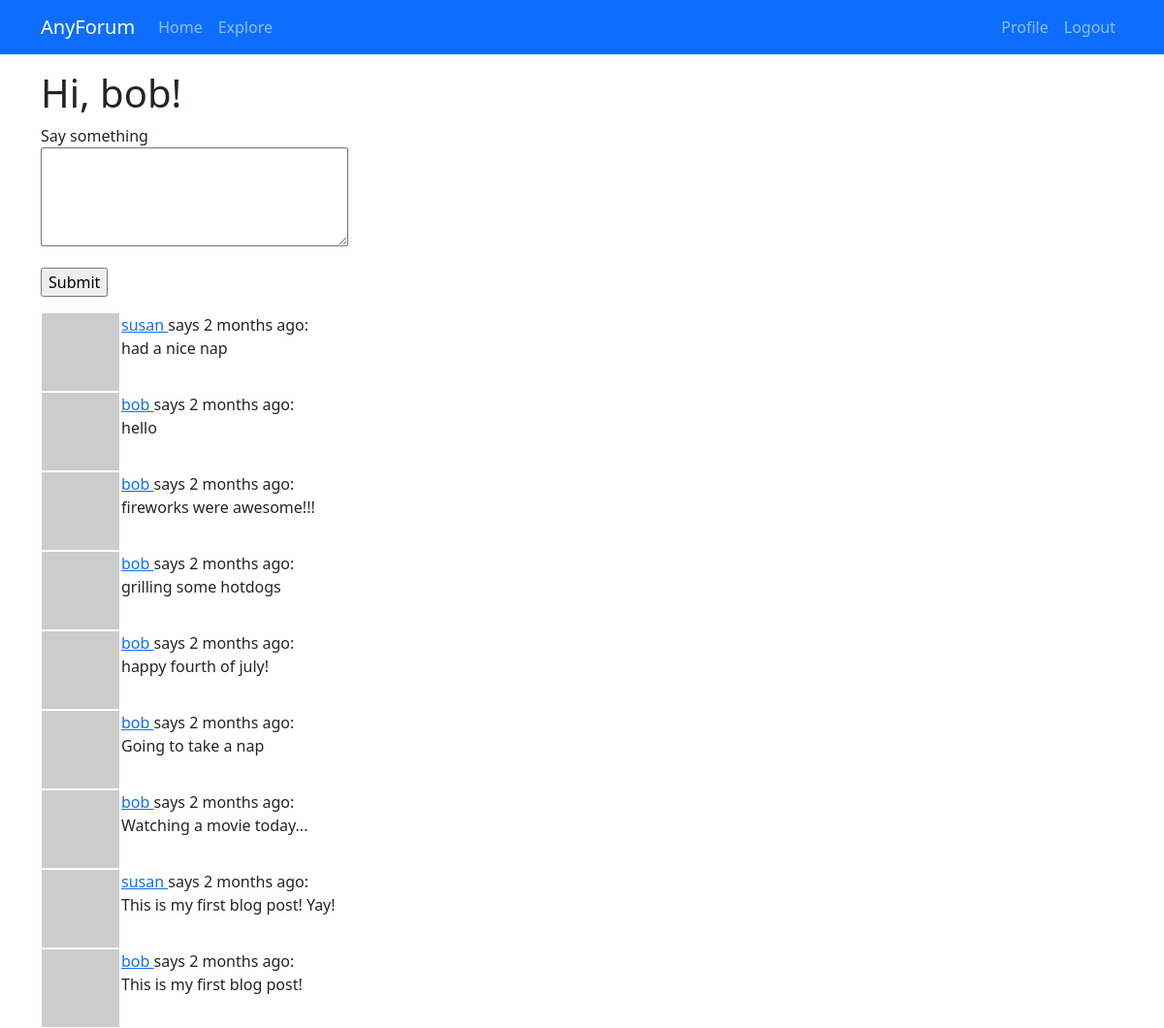
The app's page /index (signed in) with its own data.
### app/models.py (models this page shows, shortened)
class User(UserMixin, db.Model):
    id: so.Mapped[int] = so.mapped_column(primary_key=True)
    username: so.Mapped[str] = so.mapped_column(sa.String(64), index=True, unique=True)
    email: so.Mapped[str] = so.mapped_column(sa.String(120), index=True, unique=True)
    password_hash: so.Mapped[Optional[str]] = so.mapped_column(sa.String(256))
    posts: so.WriteOnlyMapped['Post'] = so.relationship(back_populates='author')
    about_me: so.Mapped[Optional[str]] = so.mapped_column(sa.String(140))
    last_seen: so.Mapped[Optional[datetime]] = so.mapped_column(default=lambda: datetime.now(timezone.utc))
    def avatar(self, size):
        digest = md5(self.email.lower().encode('utf-8')).hexdigest()
        return f'https://www.gravatar.com/avatar/{digest}?d=identicon&s={size}'
    following: so.WriteOnlyMapped['User'] = so.relationship(secondary=followers,
                                                            primaryjoin=(followers.c.follower_id == id),
                                                            secondaryjoin=(followers.c.followed_id == id),
                                                            back_populates='followers')
    followers: so.WriteOnlyMapped['User'] = so.relationship(secondary=followers,
                                                            primaryjoin=(followers.c.followed_id == id),
                                                            secondaryjoin=(followers.c.follower_id == id),
                                                            back_populates='following')
    def following_posts(self):
        Author = so.aliased(User)
        Follower = so.aliased(User)
        return (
            sa.select(Post)
            .join(Post.author.of_type(Author))
            .join(Author.followers.of_type(Follower), isouter=True)
            .where(sa.or_(
                Follower.id == self.id,
                Author.id == self.id
                ))
                .group_by(Post)
            .order_by(Post.timestamp.desc())
        )

class Post(db.Model):
    id: so.Mapped[int] = so.mapped_column(primary_key=True)
    body: so.Mapped[str] = so.mapped_column(sa.String(140))
    timestamp: so.Mapped[datetime] = so.mapped_column(index=True, default=lambda: datetime.now(timezone.utc))
    user_id: so.Mapped[int] = so.mapped_column(sa.ForeignKey(User.id), index=True)
    author: so.Mapped[User] = so.relationship(back_populates='posts')

### app/routes.py (the view)
@app.route('/', methods=['GET', 'POST'])
@app.route('/index', methods=['GET', 'POST'])
@login_required
def index():
    form = PostForm()
    if form.validate_on_submit():
        post = Post(body=form.post.data, author=current_user)
        db.session.add(post)
        db.session.commit()
        flash('Your post is now live!')
        return redirect(url_for('index'))
    page = request.args.get('page', 1, type=int)
    posts = db.paginate(current_user.following_posts(), page=page, per_page=app.config['POSTS_PER_PAGE'], error_out=False)
    next_url = url_for('index', page=posts.next_num) \
        if posts.has_next else None
    prev_url = url_for('index', page=posts.prev_num) \
        if posts.has_prev else None
    return render_template('index.html', title='Home', form=form, posts=posts.items, next_url=next_url, prev_url=prev_url)

### app/forms.py
class PostForm(FlaskForm):
    post = TextAreaField('Say something', validators=[
        DataRequired(), Length(min=1, max=140)])
    submit = SubmitField("Submit")

### app/models.py (called while the page is built)
@login.user_loader
def load_user(id):
    return db.session.get(User, int(id))

### app/routes.py (called while the page is built)
@app.before_request
def before_request():
    if current_user.is_authenticated:
        current_user.last_seen = datetime.now(timezone.utc)
        db.session.commit()

### app/templates/index.html (shortened to what this page needs)
{% extends "base.html" %}
{% block content %}
    <h1>Hi, {{current_user.username}}!</h1>
    {% if form %}
    <form action="" method="post">
        <p>
            {{ form.post.label }}<br>
            {{ form.post(cols=32, rows=4)}}<br>
        </p>
        <p>{{form.submit()}}</p>
    </form>
    {% endif %}
    {% for post in posts %}
        {% include '_post.html' %}
    {% endfor %}
{% endblock %}

### app/templates/_post.html
<table>
    <tr valign="top">
        <td><img src="{{ post.author.avatar(36) }}"></td>
        <td>
            <a href="{{ url_for('user', username=post.author.username) }}">
                {{ post.author.username}}
            </a> says {{moment(post.timestamp).fromNow()}}:
            <br>{{ post.body }}</td>
    </tr>
</table>

### records on screen
User: username "bob"
Post: author.username "susan", timestamp "2 months ago", body "had a nice nap"
Post: author.username "bob", timestamp "2 months ago", body "hello"
Post: author.username "bob", timestamp "2 months ago", body "fireworks were awesome!!!"
Post: author.username "bob", timestamp "2 months ago", body "grilling some hotdogs"
Post: author.username "bob", timestamp "2 months ago", body "happy fourth of july!"
Post: author.username "bob", timestamp "2 months ago", body "Going to take a nap"
Post: author.username "bob", timestamp "2 months ago", body "Watching a movie today..."
Post: author.username "susan", timestamp "2 months ago", body "This is my first blog post! Yay!"
Post: author.username "bob", timestamp "2 months ago", body "This is my first blog post!"
